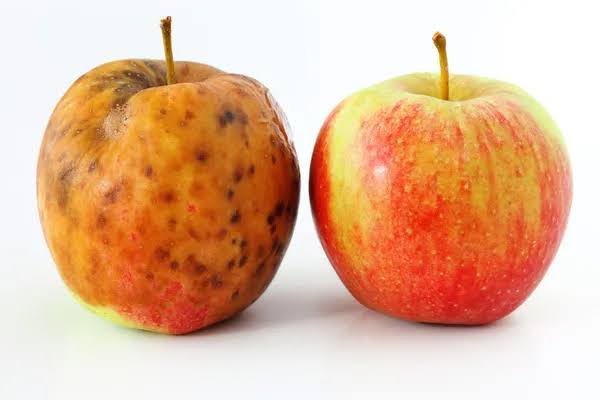
#> input picture exemplos_entradas/images (3).jpg, 600 x 400 px
$ python -i classico_core.py   (imports and definitions only)   (older library calls are emulated)
#> lines starting #> are read from the running program, lines starting #| are printed output that depends on the picture; after the words box and inside, x2 and y2 are one past the last pixel; in counts of white or black regions, pixels touching at a corner belong together
"""Classificador interpretable: segmentacao + cor + textura + regra.

Nao usa redes neurais, SVM nem modelos aprendidos. A calibracao escolhe apenas
um limiar escalar por especie a partir do conjunto de validacao.
"""
from __future__ import annotations
from dataclasses import dataclass
from pathlib import Path
import json
import cv2
import numpy as np
from PIL import Image, ImageOps
from skimage.feature import local_binary_pattern, graycomatrix, graycoprops

LIMIARES_PADRAO = {"maca": 0.055, "banana": 0.095, "laranja": 0.060}

@dataclass
class ResultadoClassico:
    especie: str
    estado: str
    pontuacao: float
    limiar: float
    fracao_manchas: float
    fracao_textura: float
    lbp_entropia: float
    glcm_contraste: float
    glcm_homogeneidade: float
    imagem: np.ndarray
    mascara_fruta: np.ndarray
    mascara_suspeita: np.ndarray
    mascara_textura: np.ndarray
    aviso: str = ""


def abrir_rgb(caminho: str | Path) -> np.ndarray:
    with Image.open(caminho) as img:
        return np.asarray(ImageOps.exif_transpose(img).convert("RGB"))


# [6 lines left out: function reduzir, not called in this run]


def _componente_principal(mascara: np.ndarray) -> np.ndarray:
    mascara = np.asarray(mascara, dtype=np.uint8)
    n, rotulos, estatisticas, _ = cv2.connectedComponentsWithStats(mascara, 8)
    if n <= 1:
        return np.zeros(mascara.shape, dtype=np.uint8)
    indice = 1 + np.argmax(estatisticas[1:, cv2.CC_STAT_AREA])
    saida = (rotulos == indice).astype(np.uint8) * 255
    # Fecha buracos internos da fruta.
    contornos, _ = cv2.findContours(saida, cv2.RETR_EXTERNAL, cv2.CHAIN_APPROX_SIMPLE)
    if contornos:
        cv2.drawContours(saida, contornos, -1, 255, cv2.FILLED)
    return saida


def segmentar_fruta(rgb: np.ndarray) -> tuple[np.ndarray, str]:
    """Segmentacao por diferenca do fundo nos cantos; GrabCut como reserva."""
    h, w = rgb.shape[:2]
#> h = 400; w = 600
    if min(h, w) < 35:
        raise ValueError("A imagem precisa ter ao menos 35 pixels em cada dimensao.")
    lab = cv2.cvtColor(rgb, cv2.COLOR_RGB2LAB)
#> lab: shape (400, 600, 3); mean of channels 0, 1, 2 200.1, 142.8, 151.5
    hsv = cv2.cvtColor(rgb, cv2.COLOR_RGB2HSV)
#> hsv: shape (400, 600, 3); mean H, S, V 40.3, 94.4, 228.8
    b = max(3, min(h, w) // 12)
#> b = 33
    cantos = np.concatenate([
        lab[:b, :b].reshape(-1, 3), lab[:b, -b:].reshape(-1, 3),
        lab[-b:, :b].reshape(-1, 3), lab[-b:, -b:].reshape(-1, 3)
    ], axis=0)
    cor_fundo = np.median(cantos.astype(np.float32), axis=0)
#> cor_fundo = [251, 128, 127]
    distancia = np.linalg.norm(lab.astype(np.float32) - cor_fundo, axis=2)
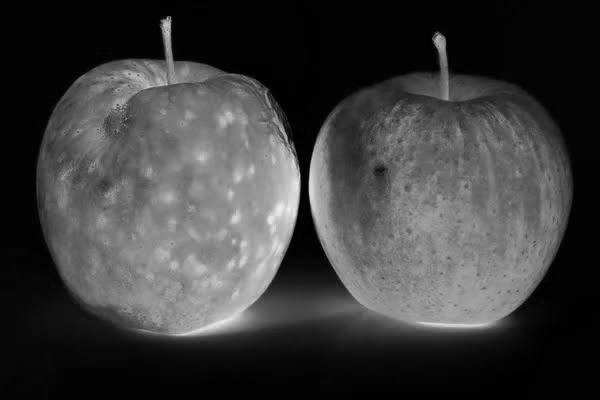
#> distancia: shape (400, 600) float32; min 0, max 240.1, mean 61.4
    saturacao = hsv[:, :, 1]
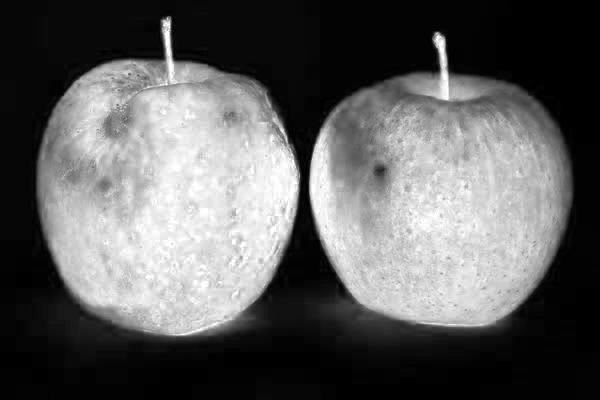
#> saturacao: shape (400, 600); min 0, max 255, mean 94.4
    brilho = hsv[:, :, 2]
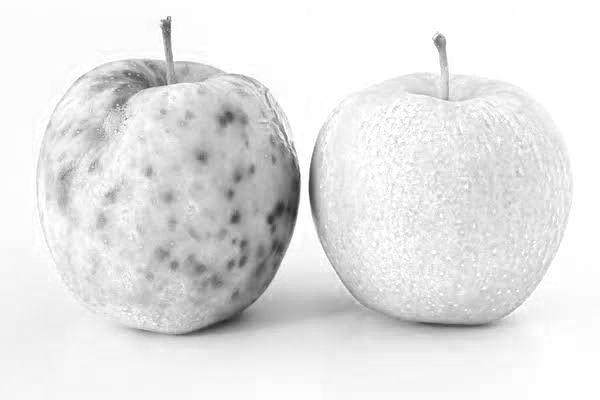
#> brilho: shape (400, 600); min 41, max 255, mean 228.8
    candidato = ((distancia > 29) | ((saturacao > 65) & (brilho > 38) & (distancia > 15))).astype(np.uint8) * 255
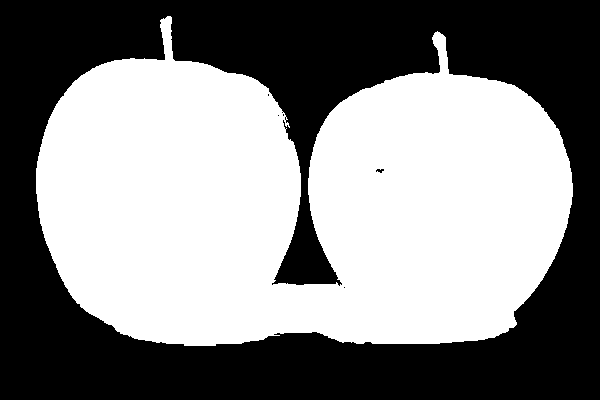
#> candidato: shape (400, 600); 52.2% white; 6 black regions (4 under 20 px), largest, box (x1, y1, x2, y2) and area: (0, 0, 600, 400) 114674, (376, 169, 384, 173) 21
    tamanho = max(3, int(min(h, w) * 0.017) | 1)
#> tamanho = 7
    kernel = cv2.getStructuringElement(cv2.MORPH_ELLIPSE, (tamanho, tamanho))
    candidato = cv2.morphologyEx(candidato, cv2.MORPH_OPEN, kernel)
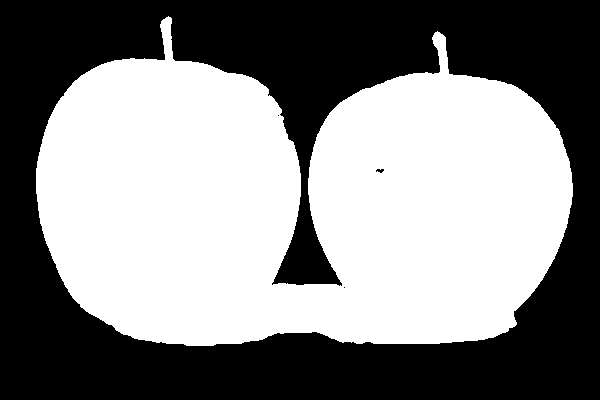
#> candidato: shape (400, 600); 52.2% white; 4 black regions (2 under 20 px), largest, box (x1, y1, x2, y2) and area: (0, 0, 600, 400) 114800, (376, 169, 384, 173) 22
    candidato = cv2.morphologyEx(candidato, cv2.MORPH_CLOSE, kernel, iterations=2)
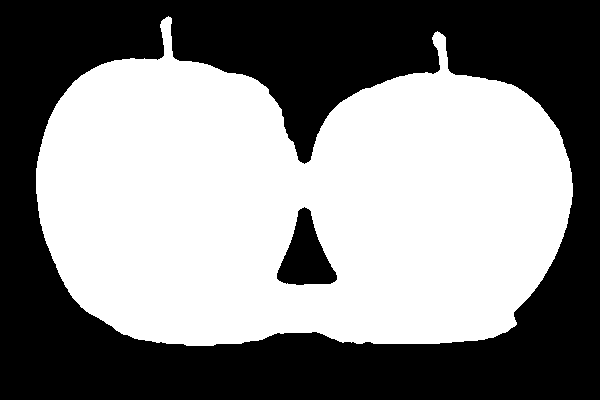
#> candidato: shape (400, 600); 52.4% white; 2 black regions, box (x1, y1, x2, y2) and area: (0, 0, 600, 400) 111670, (277, 207, 337, 285) 2584
    principal = _componente_principal(candidato)
#> in _componente_principal, `n, rotulos, estatisticas, _ = cv2.connectedComponentsWithStats(mascara..`: rotulos: shape (400, 600) int32; values 0 (black) and 1 (white), 52.4% white; 2 black regions
#> in _componente_principal, `n, rotulos, estatisticas, _ = cv2.connectedComponentsWithStats(mascara..`: n = 2; estatisticas = [[0, 0, 600, 400, 114254], [36, 16, 537, 330, 125746]]
#> in _componente_principal, `indice = 1 + np.argmax(estatisticas[1:, cv2.CC_STAT_AREA])`: indice = 1
#> in _componente_principal, `contornos, _ = cv2.findContours(saida, cv2.RETR_EXTERNAL, cv2.CHAIN_AP..`: contornos = 1 contour; box (x1, y1, x2, y2) and area: (36, 16, 573, 346) 127548
#> in _componente_principal, `cv2.drawContours(saida, contornos, -1, 255, cv2.FILLED)`:
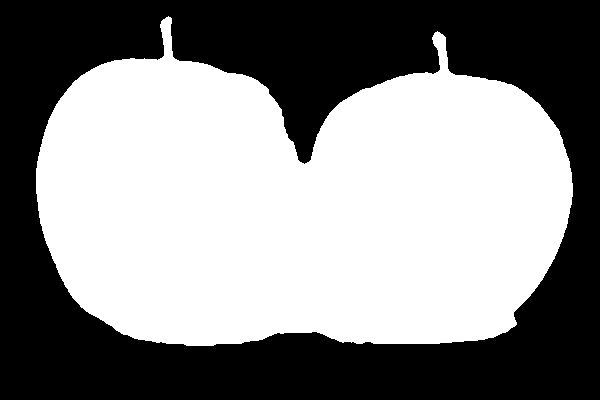
#> saida: shape (400, 600); 53.5% white; 1 black region, box (x1, y1, x2, y2) and area: (0, 0, 600, 400) 111670
    fracao = np.count_nonzero(principal) / (h * w)
#> fracao = 0.535
    if 0.035 <= fracao <= 0.88:
        return principal > 0, "Segmentação por diferença de cor em relação ao fundo."

    # GrabCut supoe fruta mais centralizada e alguma borda de fundo.
    margem = max(2, int(min(h, w) * 0.055))
    retangulo = (margem, margem, w - 2 * margem, h - 2 * margem)
    try:
        imagem_bgr = cv2.cvtColor(rgb, cv2.COLOR_RGB2BGR)
        mascara_gc = np.zeros((h, w), dtype=np.uint8)
        bg = np.zeros((1, 65), np.float64)
        fg = np.zeros((1, 65), np.float64)
        cv2.grabCut(imagem_bgr, mascara_gc, retangulo, bg, fg, 4, cv2.GC_INIT_WITH_RECT)
        m = np.where((mascara_gc == cv2.GC_FGD) | (mascara_gc == cv2.GC_PR_FGD), 255, 0).astype(np.uint8)
        m = cv2.morphologyEx(m, cv2.MORPH_CLOSE, kernel)
        principal = _componente_principal(m)
        fracao = np.count_nonzero(principal) / (h * w)
        if 0.035 <= fracao <= 0.95:
            return principal > 0, "Segmentação com GrabCut (fundo difícil)."
    except cv2.error:
        pass
    raise ValueError("Não foi possível isolar a fruta. Use uma foto de uma fruta centralizada com fundo relativamente uniforme.")


# [95 lines left out: functions _textura, analisar_classico, sobreposicao, carregar_limiares, not called in this run]

>>> import cv2
>>> picture = cv2.cvtColor(cv2.imread('../../exemplos_entradas/images (3).jpg'), cv2.COLOR_BGR2RGB)
>>> result = segmentar_fruta(picture)

$ run again, on exemplos_entradas/maca-podre.jpg
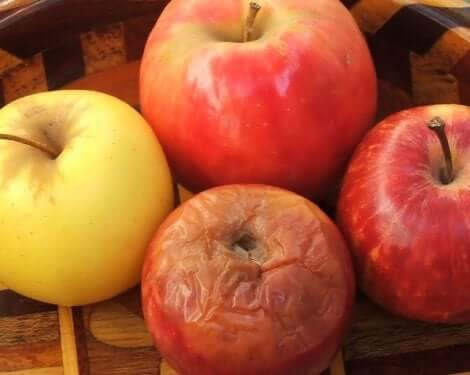
#> input picture exemplos_entradas/maca-podre.jpg, 470 x 375 px
#> lab: shape (375, 470, 3); mean of channels 0, 1, 2 119.6, 157.3, 164.9
#> hsv: shape (375, 470, 3); mean H, S, V 13.6, 185.8, 170.5
#> cor_fundo = [80, 143, 144]
#> rotulos: shape (375, 470) int32; values 0 (black) and 1 (white), 99.9% white; 2 black regions
#> n = 2; estatisticas = [[0, 0, 48, 27, 199], [0, 0, 470, 375, 176051]]
#> indice = 1
#> contornos = 1 contour; box (x1, y1, x2, y2) and area: (0, 0, 470, 375) 175200
#> in segmentar_fruta, `fracao = np.count_nonzero(principal) / (h * w)`: fracao = 0.999
#> in segmentar_fruta, imagem_bgr is the input picture: shape (375, 470, 3); mean B, G, R 49.9, 88.5, 170.5
#> in _componente_principal (call 2), `n, rotulos, estatisticas, _ = cv2.connectedComponentsWithStats(mascara..`:
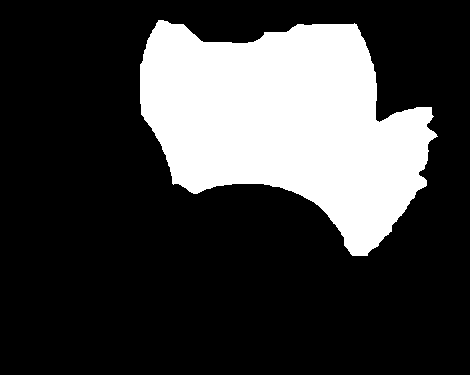
#> mascara: shape (375, 470); 24.6% white; 1 white region
